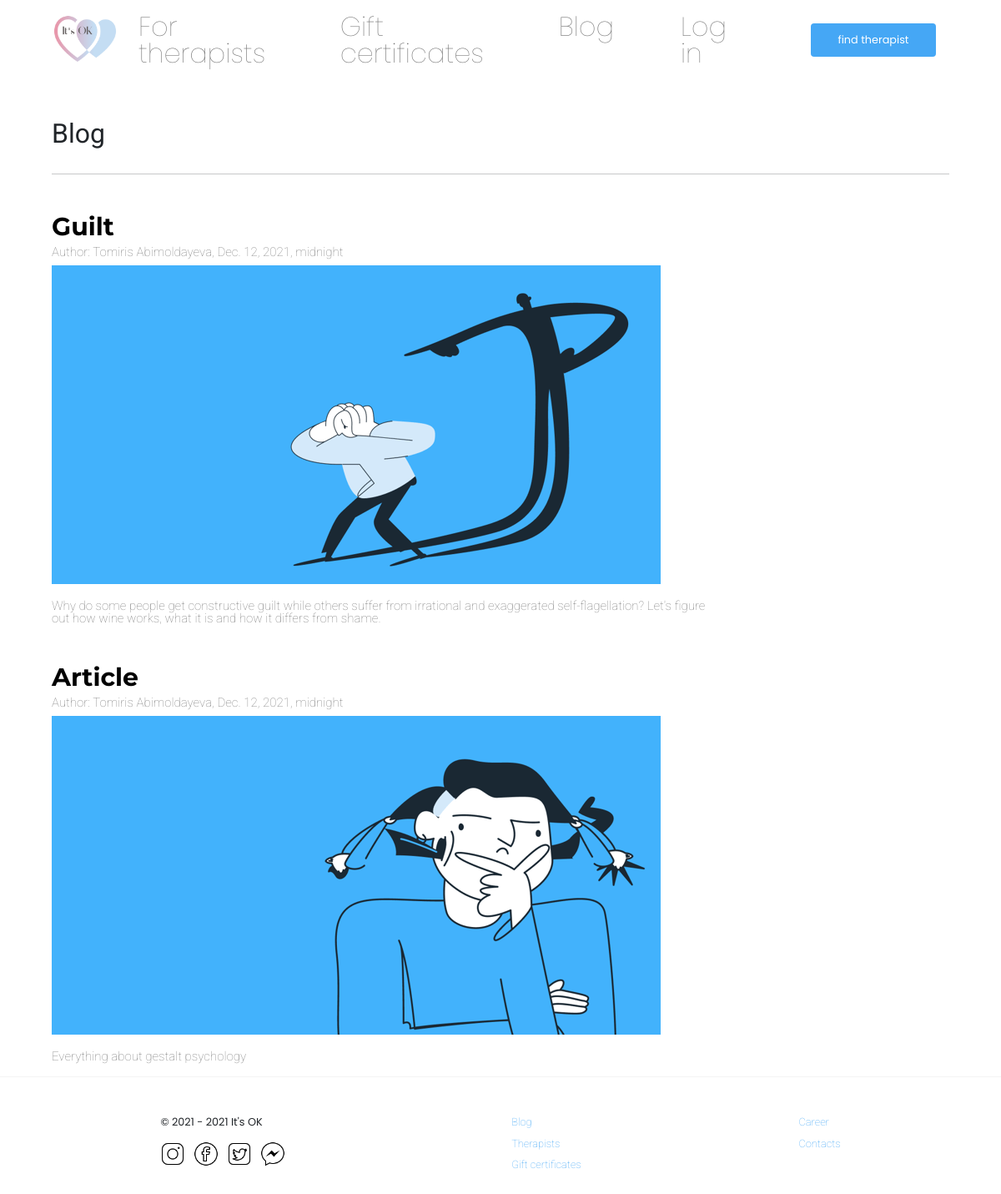
Screenshot of /blog/ with the database file from the repository.
### blog/models.py (models this page shows, shortened)
class Article(models.Model):
    title = models.CharField(max_length=250)
    author = models.CharField(max_length=250)
    date = models.DateTimeField()
    anons = models.CharField(max_length=500)
    picture = models.ImageField(upload_to='article_images/')
    full_text = models.TextField()

### blog/views.py (the view)
# urls.py: path('', views.blog_home, name='blog_home'),
def blog_home(request):
    articles = Article.objects.all()
    return render(request, 'main/blog.html', {'articles': articles})

### main/templates/main/blog.html (shortened to what this page needs)
{% extends 'main/layout.html' %}
{% block content %}
    <div class="container">
        <div class="main-content-header d-flex justify-content-between flex-wrap">
            <p class="page-title mt-5 " style="font-size: 2rem; font-family: 'Roboto', sans-serif;">Blog</p>
        </div>
        <br>
        <hr>
        <div class="blog-main-content">
            <div class="articles ">
                {% for a in articles %}
                    <div class="article-box mt-5">
                        <a href="{%url 'article_detail' a.id %}" class="article-link">
                            <p class="article-title">{{a.title}}</p>
                            <div class="article">
                                <p class="article-text">Author: {{ a.author}}, {{ a.date}}</p>
                                <div class="article-picture"><img src="{{ a.picture.url }}" class="article-picture"></div>
                                <p class="article-anons">{{a.anons}}</p>
                            </div>
                        </a>
                    </div>
                {% endfor %}
            </div>
        </div>
    </div>
{% endblock %}

### main/templates/main/layout.html (shortened to what this page needs)
{% load static %}
<!DOCTYPE html>
<html lang="en">
<head>
	<link href="https://cdn.jsdelivr.net/npm/bootstrap@5.1.2/dist/css/bootstrap.min.css" rel="stylesheet">
  	<link rel="stylesheet" type="text/css" href="{% static 'main/css/style.css'%}">
</head>
<body>
    <header>
		<nav class="navbar navbar-expand-lg navbar-light">
		  <div class="container">
		    <a class="navbar-brand" href="{% url 'home' %}">
		    	<img src="{%static 'main/images/flc_design202111056731 (1).png'%}" alt="" width="80">
		    </a>
		    <div class="collapse navbar-collapse justify-content-end" id="navbarSupportedContent">
		      <ul class="navbar-nav d-flex justify-content-end">
		        <li class="nav-item">
		          <a class="nav-link" href="#">For therapists</a>
		        </li>
		        <li class="nav-item">
		          <a class="nav-link" href="{% url 'certificates' %}">Gift certificates</a>
		        </li>
		        <li class="nav-item">
		          <a class="nav-link" href="{%url 'blog_home'%}">Blog</a>
		        </li>
				  {% if user.is_authenticated %}
					<a class="nav-link" href="#">Hi {{ user.username }}!</a>
				  	<a class="nav-link" href="{% url 'logout' %}">Log out</a>
				  {% else %}
					  <li class="nav-item">
						  <a class="nav-link" href="{% url 'login' %}">Log in</a>
					  </li>
				  {% endif %}
		      </ul>
		        <a class="nav-link" href="#">
		        	<button class="btn btn-primary" type="button" style="width: 150px; height: 40px;">find therapist</button>
		        </a>
		    </div>
		  </div>
		</nav>
	</header>
	{% block content %}
	{% endblock %}
   <footer class="footer">
	   <hr style="color: lightgray">
		<div class="container">
			<div class="footer-content-row mt-5 mb-5 d-flex justify-content-around flex-wrap">
				<div class="media-links-col">
					<div class="copyright-row">
						<p class="footer-text">
							&copy; 2021 - 2021 It's OK
						</p>
					</div>
					<div class="media-icons-row d-flex mt-3">
						<div class="icon-col">
							<a href="" class="media-link">
								<img class="icon-img" src="{% static 'main/images/icons8-instagram-50.png' %}" alt="">
							</a>
						</div>
						<div class="icon-col">
							<a href="#" class="media-link">
								<img class="icon-img" src="{% static 'main/images/icons8-facebook-circled-50.png' %}" alt="">
							</a>
						</div>
						<div class="icon-col">
							<a href="#" class="media-link">
								<img class="icon-img" src="{% static 'main/images/icons8-twitter-squared-50.png' %}" alt="">
							</a>
						</div>
						<div class="icon-col">
							<a href="#" class="media-link">
								<img class="icon-img" src="{% static 'main/images/icons8-facebook-messenger-50.png' %}" alt="">
							</a>
						</div>
					</div>
				</div>
				<div class="media-links-col">
					<div class="row">
						<a href="{%url 'blog_home'%}" class="media-link">Blog</a>
					</div>
					<div class="row">
						<a href="{% url 'therapists'%}" class="media-link">Therapists</a>
					</div>
					<div class="row">
						<a href="{% url 'certificates'%}" class="media-link">Gift certificates</a>
					</div>
				</div>
				<div class="media-links-col">
					<div class="row">
						<a href="#" class="media-link">Career</a>
					</div>
					<div class="row">
						<a href="{% url 'contacts'%}" class="media-link">Contacts</a>
					</div>
				</div>
			</div>
		</div>
	</footer>
</body>

### main/static/main/css/style.css (style rules this page uses)
.container { max-width: 1100px; margin: 0 auto; }
.nav-link { color: black; font-family: 'Poppins', sans-serif; font-size: 2rem; }
.nav-item { margin-right: 4rem; }
.btn { background-color: #45a7f5; border: none; font-size: 0.8rem; }
.footer-text { font-family: 'Poppins', sans-serif; font-size: 0.8rem; }
.icon-img { width: 30px; height: 30px; margin-right: 10px; }
.media-link { font-family: 'Roboto', sans-serif; color: #45a7f5; font-size: 0.8rem; text-decoration: none; padding-bottom: 0.8rem; }

### main/templates/main/blog.html (style rules this page uses)
a { text-decoration: none; color:grey; font-weight: lighter; font-family: 'Roboto', sans-serif; font-size: 15px; }
.article-title { font-size: 30px; font-weight: bold; color:black; padding-bottom: 0.5rem; font-family: 'Montserrat', sans-serif; }
.articles { max-width: 800px; }
.article-text { padding-bottom: 0.5rem; }
.article-picture { max-width:800px; padding-bottom: 0.5rem; }

### rows the page displays
Article: title "Guilt", author "Tomiris Abimoldayeva", date "Dec. 12, 2021, midnight", picture (picture), anons "Why do some people get constructive guilt while others suffer from irrational and exaggerated self-flagellation? Let's figure out how wine works, what it is and how it differs from shame."
Article: title "Article", author "Tomiris Abimoldayeva", date "Dec. 12, 2021, midnight", picture (picture), anons "Everything about gestalt psychology"
